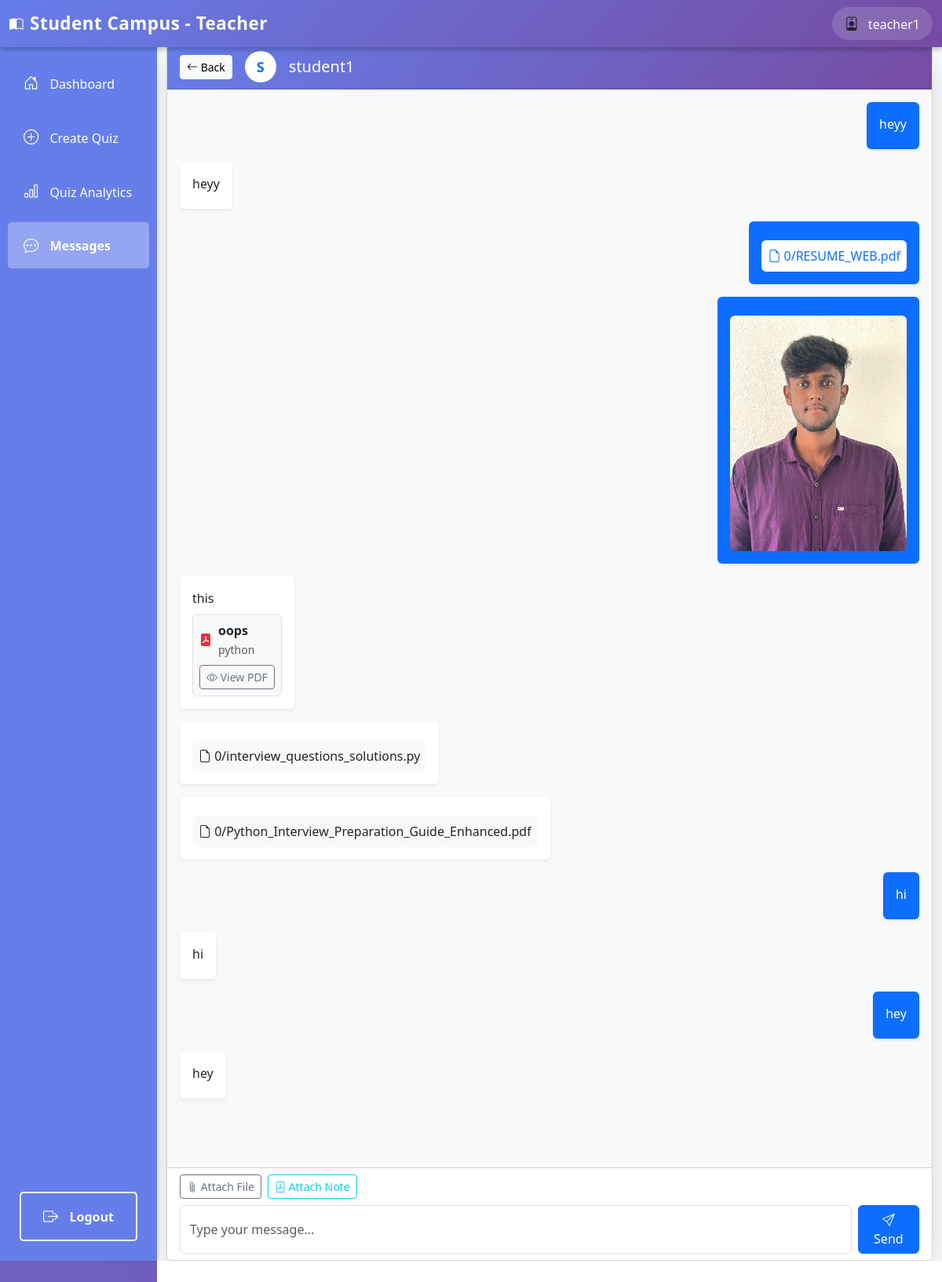
The page /teacher/chat/3/ (signed in) on the database its author committed.
### authentication/models.py (models this page shows, shortened)
class User(AbstractUser):
    ROLE_CHOICES = (
        ('student', 'Student'),
        ('teacher', 'Teacher'),
    )
    role = models.CharField(max_length=10, choices=ROLE_CHOICES, default='student')
    def is_teacher(self):
        return self.role == 'teacher'

### teachers/models.py (models this page shows, shortened)
class ChatMessage(models.Model):
    sender = models.ForeignKey(User, on_delete=models.CASCADE, related_name='sent_messages')
    receiver = models.ForeignKey(User, on_delete=models.CASCADE, related_name='received_messages')
    message = models.TextField(blank=True)
    file = models.FileField(upload_to='chat_files/%Y/%m/%d/', null=True, blank=True)
    attached_note = models.ForeignKey(PDFNote, on_delete=models.SET_NULL, null=True, blank=True, related_name='chat_references')
    created_at = models.DateTimeField(auto_now_add=True)
    is_read = models.BooleanField(default=False)
    def is_image(self):
        if self.file:
            ext = self.file.name.split('.')[-1].lower()
            return ext in ['jpg', 'jpeg', 'png', 'gif', 'bmp', 'webp']
        return False
    class Meta:
        ordering = ['created_at']

class PDFNote(models.Model):
    subject = models.ForeignKey(Subject, on_delete=models.CASCADE, related_name='notes')
    title = models.CharField(max_length=200)
    pdf_file = models.FileField(upload_to='notes/%Y/%m/%d/')
    uploaded_by = models.ForeignKey(User, on_delete=models.CASCADE)
    created_at = models.DateTimeField(auto_now_add=True)
    class Meta:
        ordering = ['-created_at']

class Subject(models.Model):
    name = models.CharField(max_length=200)
    description = models.TextField(blank=True)
    teacher = models.ForeignKey(User, on_delete=models.CASCADE, related_name='subjects')
    created_at = models.DateTimeField(auto_now_add=True)
    class Meta:
        ordering = ['name']

### teachers/views.py (the view)
# urls.py: path('chat/<int:user_id>/', views.teacher_chat_with, name='teacher_chat_with'),
@login_required
def teacher_chat_with(request, user_id):
    if not request.user.is_teacher():
        return HttpResponseForbidden("You don't have permission to access this page.")
    other_user = get_object_or_404(User, id=user_id, role='student')
    messages_list = ChatMessage.objects.filter(
        Q(sender=request.user, receiver=other_user) | Q(sender=other_user, receiver=request.user)
    ).select_related('attached_note', 'attached_note__subject').order_by('created_at')
    ChatMessage.objects.filter(sender=other_user, receiver=request.user, is_read=False).update(is_read=True)
    available_notes = PDFNote.objects.filter(subject__teacher=request.user).select_related('subject')
    return render(request, 'teachers/chat_conversation.html', {
        'other_user': other_user,
        'messages': messages_list,
        'available_notes': available_notes
    })

### templates/teachers/chat_conversation.html (shortened to what this page needs)
{% extends 'teachers/base_teacher.html' %}
{% block teacher_content %}
<div class="container-fluid" style="height: calc(100vh - 56px); overflow: hidden;">
    <div class="card shadow-lg h-100" style="display: flex; flex-direction: column;">
        <div class="card-header" style="background: linear-gradient(135deg, #667eea 0%, #764ba2 100%); color: white; flex-shrink: 0;">
            <div class="d-flex justify-content-between align-items-center">
                <div class="d-flex align-items-center">
                    <a href="{% url 'teacher_chat' %}" class="btn btn-sm btn-light me-3">
                        <i class="bi bi-arrow-left"></i> Back
                    </a>
                    <div class="rounded-circle bg-white text-primary d-flex align-items-center justify-content-center"
                         style="width: 40px; height: 40px; font-size: 18px; font-weight: bold;">
                        {{ other_user.username|slice:":1"|upper }}
                    </div>
                    <h5 class="mb-0 ms-3">{{ other_user.username }}</h5>
                </div>
            </div>
        </div>
        <div class="card-body overflow-auto" id="chatMessages" style="background-color: #f8f9fa; flex: 1 1 auto;">
            {% for message in messages %}
                <div class="mb-3 d-flex {% if message.sender.id == user.id %}justify-content-end{% else %}justify-content-start{% endif %}">
                    <div class="{% if message.sender.id == user.id %}bg-primary text-white{% else %}bg-white{% endif %} rounded p-3 shadow-sm"
                         style="max-width: 70%;">
                        {% if message.message %}
                            <p class="mb-1">{{ message.message }}</p>
                        {% endif %}
                        {% if message.file %}
                            {% if message.is_image %}
                                <img src="{{ message.file.url }}" class="img-fluid rounded mt-2" style="max-width: 300px; max-height: 300px;" alt="Shared image">
                            {% else %}
                                <div class="mt-2 p-2 {% if message.sender.id == user.id %}bg-white{% else %}bg-light{% endif %} rounded">
                                    <i class="bi bi-file-earmark {% if message.sender.id == user.id %}text-primary{% else %}text-dark{% endif %}"></i>
                                    <a href="{{ message.file.url }}" target="_blank" class="{% if message.sender.id == user.id %}text-primary{% else %}text-dark{% endif %} text-decoration-none">
                                        {{ message.file.name|slice:"20:" }}
                                    </a>
                                </div>
                            {% endif %}
                        {% endif %}
                        {% if message.attached_note %}
                            <div class="mt-2 p-2 {% if message.sender.id == user.id %}bg-white{% else %}bg-light{% endif %} rounded border">
                                <div class="d-flex align-items-center">
                                    <i class="bi bi-file-pdf-fill text-danger me-2"></i>
                                    <div>
                                        <strong class="{% if message.sender.id == user.id %}text-primary{% else %}text-dark{% endif %}">{{ message.attached_note.title }}</strong><br>
                                        <small class="{% if message.sender.id == user.id %}text-primary{% else %}text-muted{% endif %}">{{ message.attached_note.subject.name }}</small>
                                    </div>
                                </div>
                                <a href="{{ message.attached_note.pdf_file.url }}" target="_blank" class="btn btn-sm {% if message.sender.id == user.id %}btn-outline-primary{% else %}btn-outline-secondary{% endif %} mt-2 w-100">
                                    <i class="bi bi-eye"></i> View PDF
                                </a>
                            </div>
                        {% endif %}
                    </div>
                </div>
            {% endfor %}
        </div>
        <div class="card-footer bg-white" style="flex-shrink: 0;">
            <div class="mb-2 d-flex gap-2">
                <button type="button" class="btn btn-sm btn-outline-secondary" onclick="document.getElementById('fileInput').click()">
                    <i class="bi bi-paperclip"></i> Attach File
                </button>
                <button type="button" class="btn btn-sm btn-outline-info" data-bs-toggle="modal" data-bs-target="#notesModal">
                    <i class="bi bi-file-pdf"></i> Attach Note
                </button>
            </div>
            <form id="messageForm" class="d-flex gap-2">
                <input type="text" id="messageInput" class="form-control" placeholder="Type your message..." autocomplete="off">
                <button type="submit" class="btn btn-primary">
                    <i class="bi bi-send"></i> Send
                </button>
            </form>
        </div>
    </div>
</div>
{% endblock %}

### templates/teachers/base_teacher.html (shortened to what this page needs)
<!DOCTYPE html>
<html lang="en">
<head>
    <link href="https://cdn.jsdelivr.net/npm/bootstrap@5.3.0/dist/css/bootstrap.min.css" rel="stylesheet">
    <link href="https://cdn.jsdelivr.net/npm/bootstrap-icons@1.10.0/font/bootstrap-icons.css" rel="stylesheet">
</head>
<body>
    <nav class="navbar navbar-expand-lg navbar-light bg-light">
        <div class="container-fluid">
            <a class="navbar-brand fw-bold" href="{% url 'teacher_dashboard' %}">
                <i class="bi bi-book-half me-2"></i>Student Campus - Teacher
            </a>
            <div class="ms-auto d-flex align-items-center gap-3">
                <div class="user-info">
                    <i class="bi bi-person-badge me-2"></i>
                    <span>{{ user.username }}</span>
                </div>
            </div>
        </div>
    </nav>
    <div class="container-fluid">
        <div class="row">
            <div class="col-md-2 p-0">
                <div class="sidebar">
                    <nav class="nav flex-column">
                        <a class="nav-link {% if request.resolver_match.url_name == 'teacher_dashboard' %}active{% endif %}" href="{% url 'teacher_dashboard' %}">
                            <i class="bi bi-house-door"></i> Dashboard
                        </a>
                        <a class="nav-link {% if request.resolver_match.url_name == 'create_quiz' or request.resolver_match.url_name == 'generate_quiz' %}active{% endif %}" href="{% url 'create_quiz' %}">
                            <i class="bi bi-plus-circle"></i> Create Quiz
                        </a>
                        <a class="nav-link {% if request.resolver_match.url_name == 'quiz_analytics' %}active{% endif %}" href="{% url 'quiz_analytics' %}">
                            <i class="bi bi-bar-chart"></i> Quiz Analytics
                        </a>
                        <a class="nav-link {% if request.resolver_match.url_name == 'teacher_chat' or request.resolver_match.url_name == 'teacher_chat_with' %}active{% endif %}" href="{% url 'teacher_chat' %}">
                            <i class="bi bi-chat-dots"></i> Messages
                        </a>
                        <a class="nav-link logout-btn" href="{% url 'logout' %}">
                            <i class="bi bi-box-arrow-right"></i> Logout
                        </a>
                    </nav>
                </div>
            </div>
            <div class="col-md-10 p-0">
                <div class="main-content">
                    {% block teacher_content %}
                    {% endblock %}
                </div>
            </div>
        </div>
    </div>
</body>
</html>

### templates/teachers/base_teacher.html (style rules this page uses)
body { background: linear-gradient(135deg, #667eea 0%, #764ba2 100%); min-height: 100vh; padding-top: 56px; }
.navbar { position: fixed; top: 0; left: 0; right: 0; z-index: 1000; background: linear-gradient(135deg, #667eea 0%, #764ba2 100%) !important; box-shadow: 0 4px 6px rgba(0,0,0,0.2); border: none; }
.navbar-brand { color: white !important; font-weight: 700; font-size: 1.4rem; letter-spacing: 0.5px; }
.navbar span { color: white; font-weight: 500; }
.user-info { background: rgba(255, 255, 255, 0.15); padding: 8px 16px; border-radius: 25px; backdrop-filter: blur(10px); }
.navbar .bi { font-size: 1.1rem; }
.sidebar { height: calc(100vh - 56px); background-color: #667eea; box-shadow: 2px 0 5px rgba(0,0,0,0.1); position: sticky; top: 56px; display: flex; flex-direction: column; }
.sidebar .nav { display: flex; flex-direction: column; flex: 1; padding-top: 1rem; }
.sidebar .nav-link { color: #fff; padding: 15px 20px; border-radius: 5px; margin: 5px 10px; transition: all 0.3s; }
.sidebar .nav-link.active { background-color: rgba(255,255,255,0.3); font-weight: bold; }
.sidebar .nav-link i { margin-right: 10px; font-size: 1.2rem; }
.logout-btn { position: absolute; bottom: 20px; left: 15px; right: 15px; background-color: transparent; color: white; border: 2px solid white; font-weight: 600; transition: all 0.3s; text-align: center; padding: 10px; border-radius: 5px; text-decoration: none; display: block; }
.main-content { background-color: #fff; min-height: 100vh; padding: 30px; }

### templates/teachers/chat_conversation.html (style rules this page uses)
body { overflow: hidden !important; }
.main-content { padding: 0 !important; overflow: hidden !important; }

### rows shown on the page
User: username "teacher1"
User: username "S", username "student1"
ChatMessage: message "heyy"
ChatMessage: message "heyy"
ChatMessage: file.name "0/RESUME_WEB.pdf"
ChatMessage: file (picture)
ChatMessage: message "this", attached_note "oops", attached_note.subject.name "python"
ChatMessage: file.name "0/interview_questions_solutions.py"
ChatMessage: file.name "0/Python_Interview_Preparation_Guide_Enhanced.pdf"
ChatMessage: message "hi"
ChatMessage: message "hi"
ChatMessage: message "hey"
ChatMessage: message "hey"
